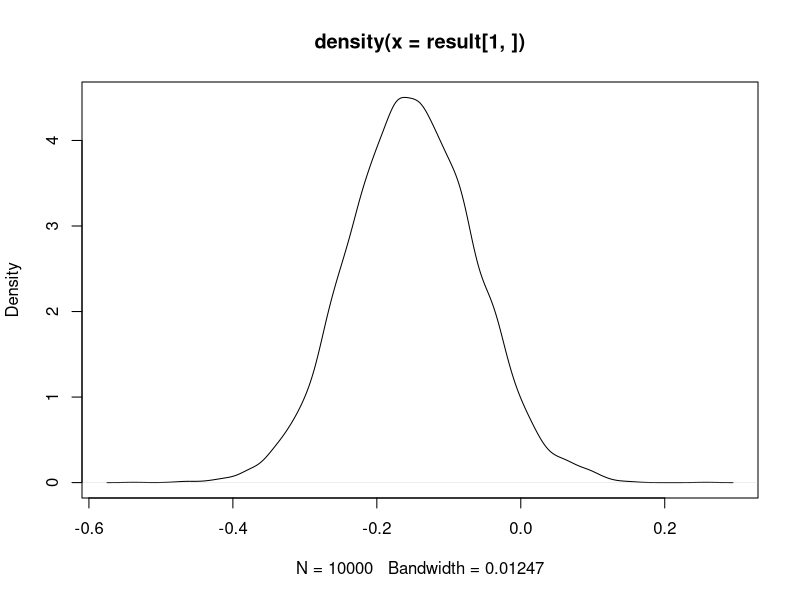
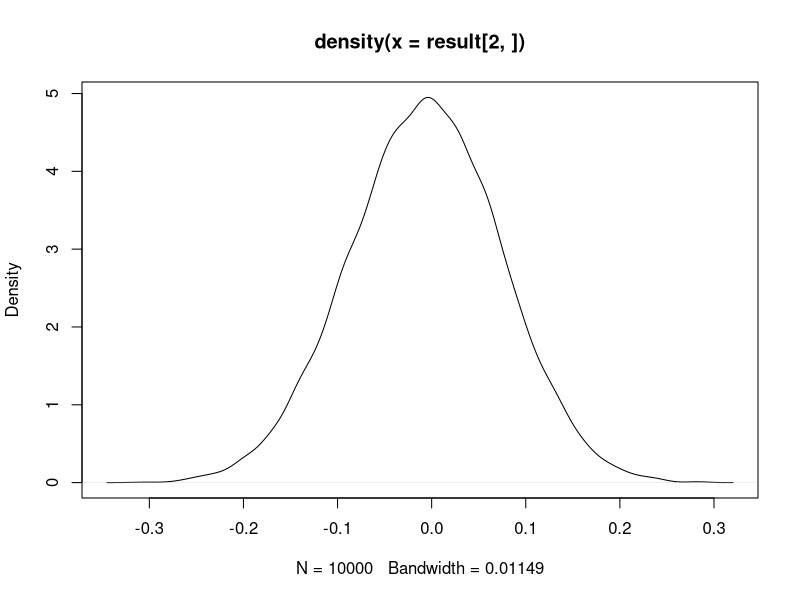
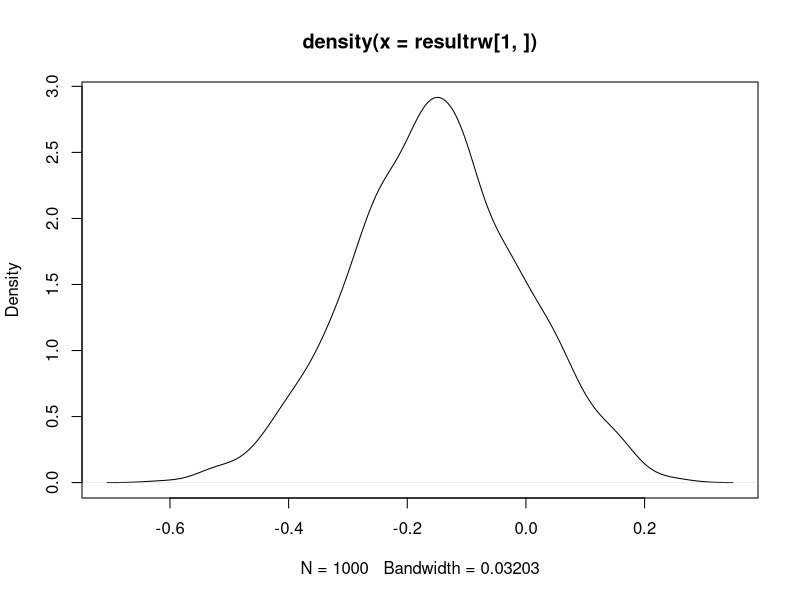
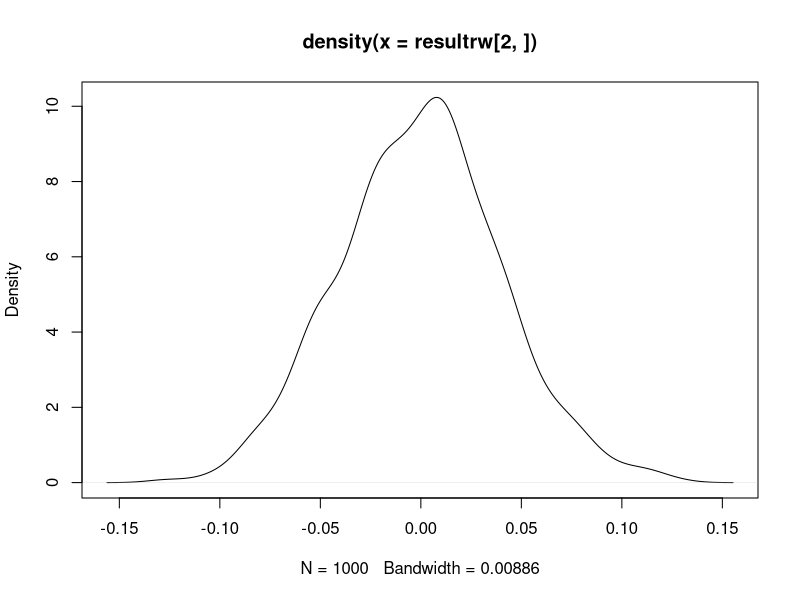

Recreate these plots in R, in order.
library('glmnet')
library('MASS')

rw<-function(t,x,mean,var){
  y<-matrix(0,1,t)
  y[,1]<-x
    for(i in 2:t){
      y[,i] <- y[,i-1] + mvrnorm(n = 1, mu= mean , Sigma= var)
    }
  return(t(y))
}

# Simulated data

a<-rnorm(100,0,1)
b<-rnorm(100,0,1)
c<-rw(100,0,0,1)
d<-rw(100,0,0,1)

fun<-function(y,x,iter,lasso){
  estar=matrix(NA,length(y),iter)
  ystar=matrix(NA,length(y),iter)
  u=matrix(NA,2,iter)
  if (lasso==TRUE){
    
  } else {
    OLS<-lm(a~b)
    prediction<-as.matrix(OLS$fitted.value)
    coef<-OLS$coef
    eols<-OLS$res
    residu<-eols-mean(eols)
    for (i in 1:iter){
      estar[,i]<-as.matrix(sample(residu,length(residu),replace = T))
      ystar[,i]<-prediction+estar[,i]
      boot<-lm(ystar[,i]~x)
      bootcoef<-boot$coef
      u[,i]<-as.matrix(bootcoef)
    }
  }
  return(u)
}

result<-fun(a,b,10000,FALSE)

plot(density(result[1,]))
plot(density(result[2,]))


resultrw<-fun(c,d,1000,FALSE)
plot(density(resultrw[1,]))
plot(density(resultrw[2,]))







